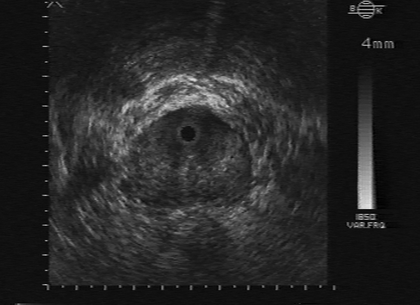
%> input picture caract-optimas/U3-15-03.BMP, 420 x 305 px, shrunk from 704 x 512 before the run
$ octave deriv_gauss.m   (GNU Octave 9; MATLAB toolbox functions it lacks are replaced by stand-ins)
%> lines starting %> are read from the running program, lines starting %| are printed output that depends on the picture
%deriv_gauss.m
clear
name=input('nombre de la imagen?');
%> the answer given: 'U3-15-03.BMP'
A=imread(name, 'bmp');
%> A is the input picture: size 305x420 uint8; min 0, max 231, mean 37.9
sigma=input('desv. std. de la gaussiana?');
%> the answer given: 3
n=4*sigma+1;
H=fspecial('gaussian', n, sigma);
% Dx(H)=-(x/sigma^2)*H
j=1;
for x=-2*sigma:2*sigma
   for i=1:4*sigma+1
     DxH(i,j)=-(x/sigma^2)*H(i,j);
   end
   j=j+1;
end

figure
imshow(A)

GA=conv2(H,A);
figure
imagesc(GA)

DxGA=conv2(DxH, A);
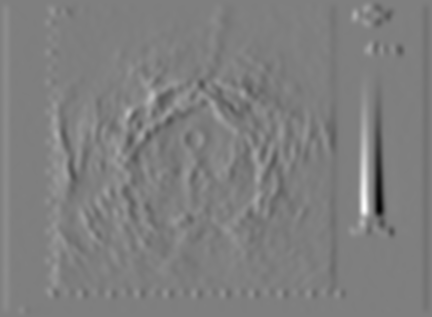
%> DxGA: size 317x432 double; min -21.47, max 21.53, mean 0; drawn with min black and max white
figure
imagesc(DxGA)

% Dy(H)=-(y/sigma^2)*H
i=1;
for y=-2*sigma:2*sigma
   for j=1:4*sigma+1
     DyH(i,j)=-(y/sigma^2)*H(i,j);
   end
   i=i+1;
end
DyGA=conv2(DyH, A);
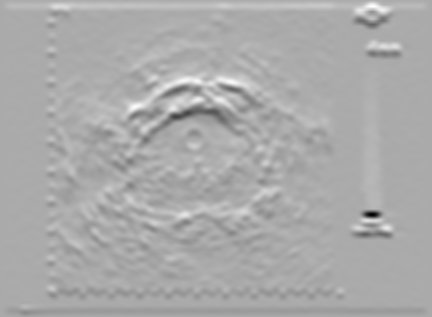
%> DyGA: size 317x432 double; min -21.86, max 10.79, mean 1.99e-17; drawn with min black and max white
figure
imagesc(DyGA)

%Dxx=(x^2/sigma^4-1/sigma^2)*H
j=1;
for x=-2*sigma:2*sigma
   for i=1:4*sigma+1
     DxxH(i,j)=(x^2/sigma^4-1/sigma^2)*H(i,j);
   end
   j=j+1;
end

DxxGA=conv2(DxxH, A);
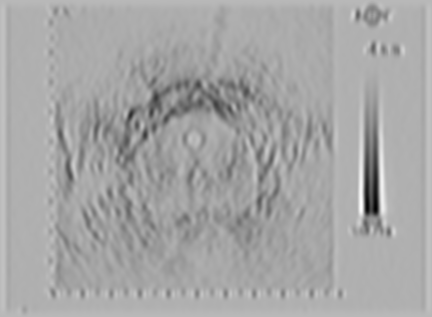
%> DxxGA: size 317x432 double; min -6.62, max 2.53, mean -0.665; drawn with min black and max white
figure
imagesc(DxxGA)
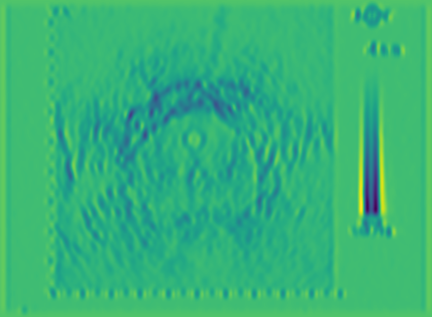
%> displayed picture: size 317x432x3, on the screen's scale of 0 to 255; mean R, G, B 54.3, 179.4, 120.8


%Dyy=(y^2/sigma^4-1/sigma^2)*H
i=1;
for y=-2*sigma:2*sigma
   for j=1:4*sigma+1
     DyyH(i,j)=(y^2/sigma^4-1/sigma^2)*H(i,j);
   end
   i=i+1;
end
DyyGA=conv2(DyyH, A);
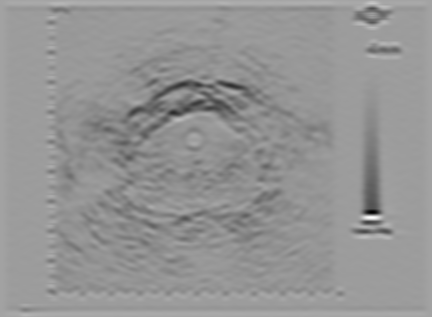
%> DyyGA: size 317x432 double; min -7.72, max 4.36, mean -0.665; drawn with min black and max white
figure
imagesc(DyyGA)
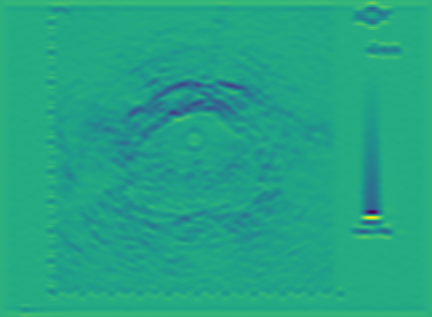
%> displayed picture: size 317x432x3, on the screen's scale of 0 to 255; mean R, G, B 35.5, 164.2, 132.7

% (magnitud del gradiente) DxyH=sqrt(DxH^2+DyH^2)
DxyH=sqrt(DxH.*DxH + DyH.*DyH);
DxyGA=conv2(DxyH, A);
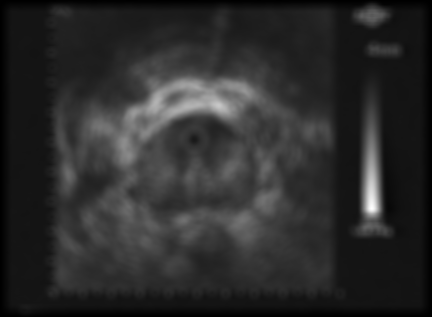
%> DxyGA: size 317x432 double; min 0.00486, max 78.96, mean 13.7; drawn with min black and max white
figure
imagesc(DxyGA)
